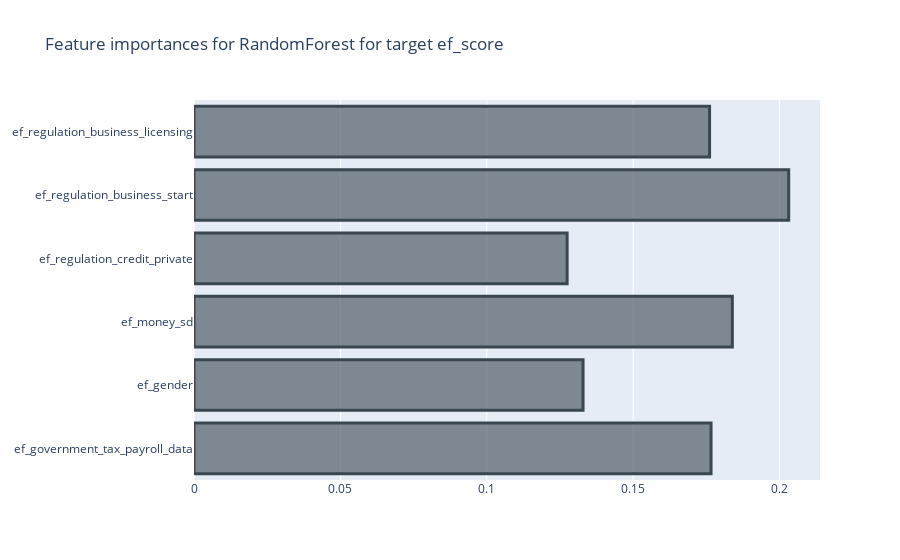
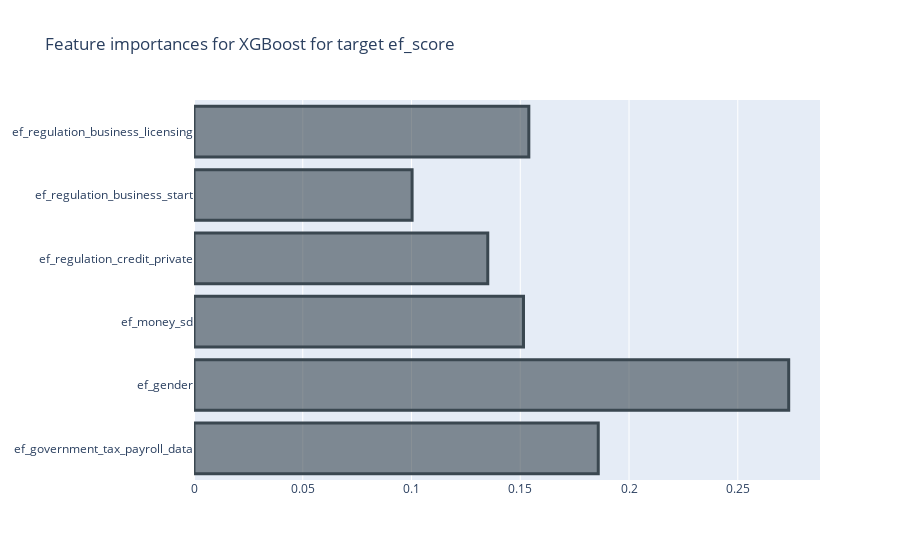
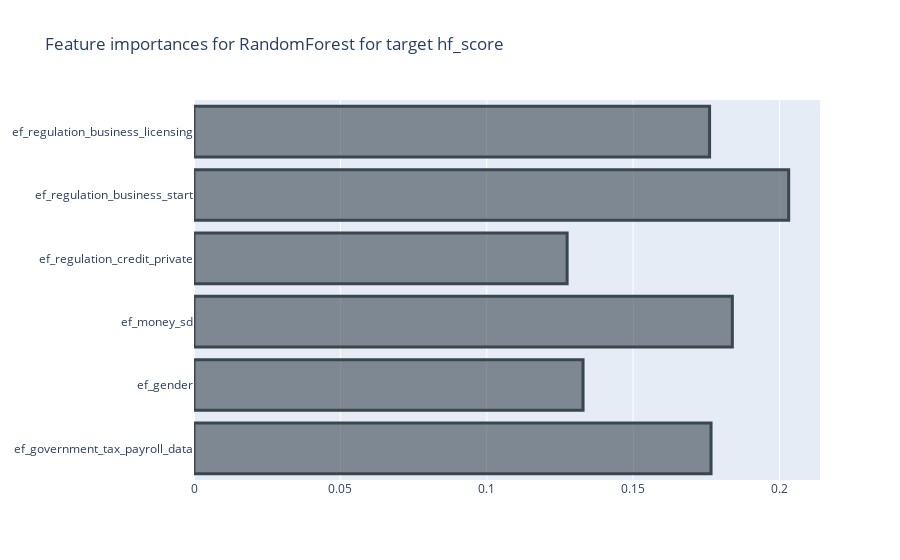
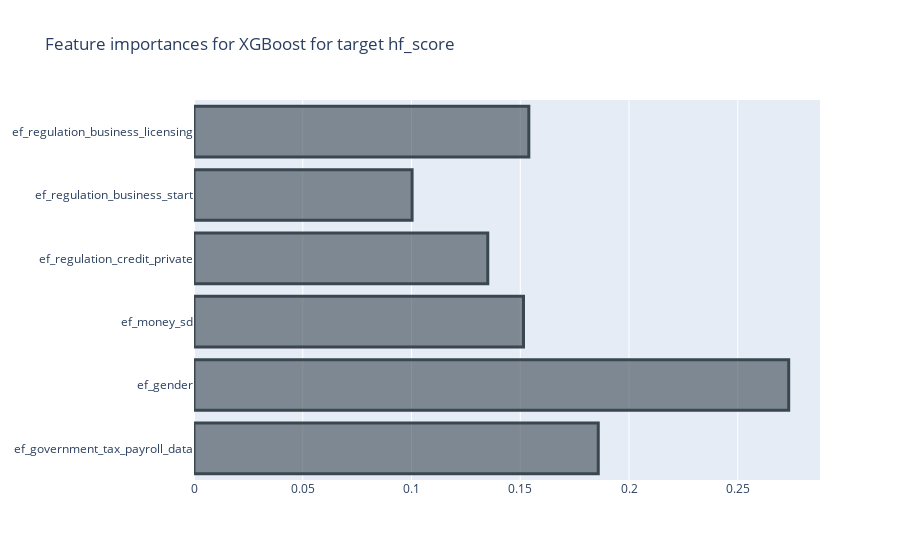

The code cell stored with these charts, in order, in its notebook:
### Code cell
# With stratified sampling
best_models_rf_stratified, best_models_xgb_stratified = rf_xg_model(X_strat_train, X_strat_test, y_strat_train, y_strat_test, selected_features_dict_stratified, cv =skf)

### Figure 1 — Plotly figure (JSON) as saved in the notebook; plotly's stock layout.template omitted (floating-point values rounded to 4 significant figures)
{"data": [{"marker": {"color": "rgba(58, 71, 80, 0.6)", "line": {"color": "rgba(58, 71, 80, 1.0)", "width": 3}}, "orientation": "h", "type": "bar", "x": [0.1766, 0.1329, 0.1839, 0.1274, 0.2031, 0.1761], "y": ["ef_government_tax_payroll_data", "ef_gender", "ef_money_sd", "ef_regulation_credit_private", "ef_regulation_business_start", "ef_regulation_business_licensing"]}], "layout": {"title": {"text": "Feature importances for RandomForest for target ef_score"}}}

### Figure 2 — Plotly figure (JSON) as saved in the notebook; plotly's stock layout.template omitted (floating-point values rounded to 4 significant figures)
{"data": [{"marker": {"color": "rgba(58, 71, 80, 0.6)", "line": {"color": "rgba(58, 71, 80, 1.0)", "width": 3}}, "orientation": "h", "type": "bar", "x": [0.1859, 0.2734, 0.1515, 0.1351, 0.1003, 0.1539], "y": ["ef_government_tax_payroll_data", "ef_gender", "ef_money_sd", "ef_regulation_credit_private", "ef_regulation_business_start", "ef_regulation_business_licensing"]}], "layout": {"title": {"text": "Feature importances for XGBoost for target ef_score"}}}

### Figure 3 — Plotly figure (JSON) as saved in the notebook; plotly's stock layout.template omitted (floating-point values rounded to 4 significant figures)
{"data": [{"marker": {"color": "rgba(58, 71, 80, 0.6)", "line": {"color": "rgba(58, 71, 80, 1.0)", "width": 3}}, "orientation": "h", "type": "bar", "x": [0.1766, 0.1329, 0.1839, 0.1274, 0.2031, 0.1761], "y": ["ef_government_tax_payroll_data", "ef_gender", "ef_money_sd", "ef_regulation_credit_private", "ef_regulation_business_start", "ef_regulation_business_licensing"]}], "layout": {"title": {"text": "Feature importances for RandomForest for target hf_score"}}}

### Figure 4 — Plotly figure (JSON) as saved in the notebook; plotly's stock layout.template omitted (floating-point values rounded to 4 significant figures)
{"data": [{"marker": {"color": "rgba(58, 71, 80, 0.6)", "line": {"color": "rgba(58, 71, 80, 1.0)", "width": 3}}, "orientation": "h", "type": "bar", "x": [0.1859, 0.2734, 0.1515, 0.1351, 0.1003, 0.1539], "y": ["ef_government_tax_payroll_data", "ef_gender", "ef_money_sd", "ef_regulation_credit_private", "ef_regulation_business_start", "ef_regulation_business_licensing"]}], "layout": {"title": {"text": "Feature importances for XGBoost for target hf_score"}}}
